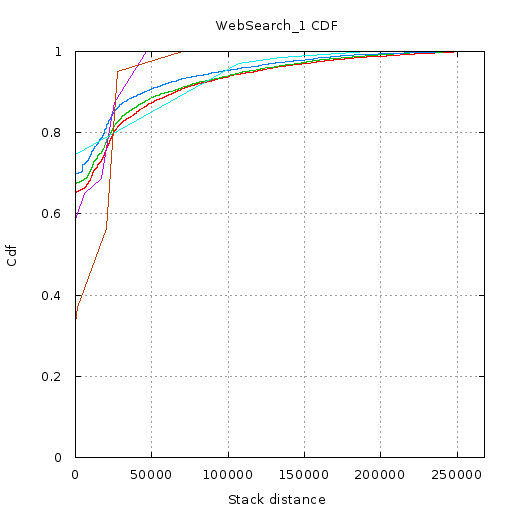

This figure's gnuplot source:
set terminal  png size 512,512 font 'Verdana, 10'
set nokey
set title "WebSearch_1 CDF"
set output '//home//cat//Documents//CACHE//Tests//Gists//WebSearch1//CDF//3//cdf.png'
set ylabel "Cdf"
set yrange [0:1]
set xlabel "Stack distance"
set xrange [2.000000:267835.000000]
set grid xtics ytics
plot '//home//cat//Documents//CACHE//Tests//Gists//WebSearch1//CDF//3//0.txt' using 1:2 with lines,\
'//home//cat//Documents//CACHE//Tests//Gists//WebSearch1//CDF//3//1.txt' using 1:2 with lines,\
'//home//cat//Documents//CACHE//Tests//Gists//WebSearch1//CDF//3//2.txt' using 1:2 with lines,\
'//home//cat//Documents//CACHE//Tests//Gists//WebSearch1//CDF//3//3.txt' using 1:2 with lines,\
'//home//cat//Documents//CACHE//Tests//Gists//WebSearch1//CDF//3//4.txt' using 1:2 with lines,\
'//home//cat//Documents//CACHE//Tests//Gists//WebSearch1//CDF//3//5.txt' using 1:2 with lines
